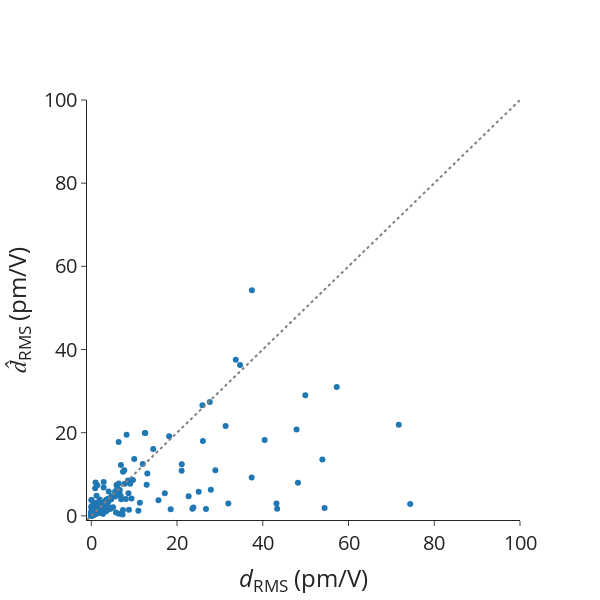

The code cell stored with this chart in its notebook:
### Markdown cell above
# Errors on dRMS

### Code cell
# Data

mae = mean_absolute_error(df_pred_matten["dRMS_true"], df_pred_matten["dRMS_matten"])
mape = mean_absolute_percentage_error(
    df_pred_matten["dRMS_true"], df_pred_matten["dRMS_matten"]
)
rmse = root_mean_squared_error(
    df_pred_matten["dRMS_true"], df_pred_matten["dRMS_matten"]
)
spearmanrho = spearmanr(df_pred_matten["dRMS_true"], df_pred_matten["dRMS_matten"])
print(f"MAE = {mae}")
print(f"MAPE = {mape}")
print(f"RMSE = {rmse}")
print(f"Rho_sp = {spearmanrho.statistic}")

# Scatter plot for previous outputs.
scatter_dRMS = go.Scatter(
    x=df_pred_matten["dRMS_true"],
    y=df_pred_matten["dRMS_matten"],
    mode="markers",
    name="",
    showlegend=False,
    text=[mpid for mpid in df_pred_matten.index.values],
)

ideal = go.Scatter(
    x=[-1, 200],
    y=[-1, 200],
    mode="lines",
    line=dict(color="gray", dash="dot"),
    showlegend=False,
)

# Layout
layout = go.Layout(
    # title=dict(text='Scatter Plot'),
    xaxis=dict(title="<i>d</i><sub>RMS</sub> (pm/V)", range=[-1, 100]),
    yaxis=dict(title="<i>d&#770;</i><sub>RMS</sub> (pm/V)", range=[-1, 100]),
    # legend=dict(font=dict(size=12)),
)

# Create figure
fig = go.Figure(data=[scatter_dRMS, ideal], layout=layout)

fig.update_layout(
    autosize=False,
    font_size=20,
    width=600,
    height=600,
    # plot_bgcolor="white",
    template="simple_white",
)
fig.update_layout(
    xaxis=dict(
        # tickmode = 'array',
        # tickvals = [1, 2,3,4,5,6,7,8],
        # ticktext = ['One', 'Three', 'Five', 'Seven', 'Nine', 'Eleven']
        showgrid=False,
    ),
    yaxis=dict(
        # tickmode = 'array',
        # tickvals = [1, 2,3,4,5,6,7,8],
        # ticktext = ['One', 'Three', 'Five', 'Seven', 'Nine', 'Eleven']
        showgrid=False,
    ),
)

# Show figure
fig.show()

### Figure 1 — Plotly figure (JSON) as saved in the notebook; plotly's stock layout.template omitted (floating-point values rounded to 4 significant figures; data arrays with more than 128 entries replaced by an {"elided": "..."} marker saying what was removed)
{"data": [{"mode": "markers", "name": "", "showlegend": false, "text": {"elided": "250 str values"}, "type": "scatter", "x": {"elided": "250 float values"}, "y": {"elided": "250 float values"}}, {"line": {"color": "gray", "dash": "dot"}, "mode": "lines", "showlegend": false, "type": "scatter", "x": [-1, 200], "y": [-1, 200]}], "layout": {"autosize": false, "font": {"size": 20}, "height": 600, "width": 600, "xaxis": {"range": [-1, 100], "showgrid": false, "title": {"text": "<i>d</i><sub>RMS</sub> (pm/V)"}}, "yaxis": {"range": [-1, 100], "showgrid": false, "title": {"text": "<i>d&#770;</i><sub>RMS</sub> (pm/V)"}}}}
